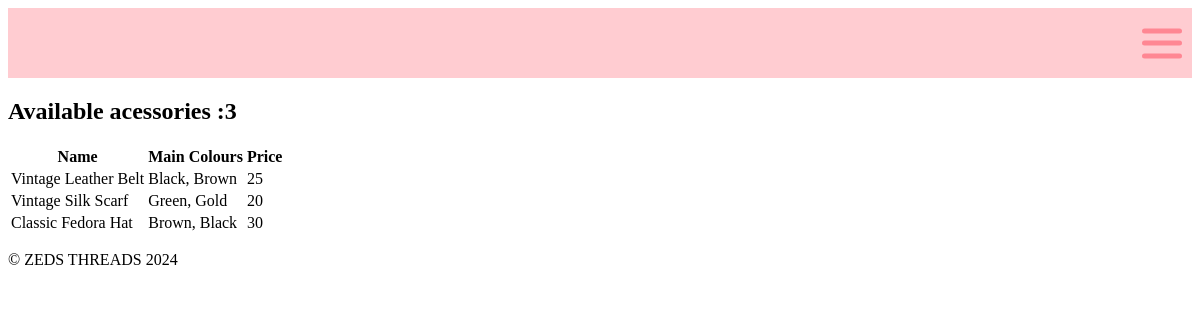
The app's page /acessories.html with its own data.
### tables this page shows
CREATE TABLE clothing_data (id INTEGER PRIMARY KEY, name TEXT (0, 100), main_colours TEXT (1, 100), price NUMERIC (1, 5), cat_id NUMERIC REFERENCES clothing_catergory (catergoryid));

### main.py (the view)
@app.route('/acessories.html')
def render_acessories():
    con = create_connection(DATABASE)
    if con:
        query = "SELECT name, main_colours, price FROM clothing_data WHERE cat_id = 6"
        cur = con.cursor()
        cur.execute(query)
        clothing_list = cur.fetchall()
        con.close()
        if clothing_list:
            return render_template('acessories.html', clothing=clothing_list)
        else:
            return render_template('acessories.html', clothing=[], message="No acessories found.")
    else:
        return "Error"

### main.py (called while the page is built)
def create_connection(db_file):
    try:
        connection = sqlite3.connect(db_file)
        return connection
    except Error as e:
        print(e)
    return None

### templates/acessories.html (shortened to what this page needs)
{% extends "base.html" %}
{% block main %}
<h2>Available acessories :3</h2>
<table>
    <tr>
        <th>Name</th>
        <th>Main Colours</th>
        <th>Price</th>
    </tr>
    {% for item in clothing %}
    <tr>
        <td>{{ item[0] }}</td>
        <td>{{ item[1] }}</td>
        <td>{{ item[2] }}</td>
    </tr>
    {% endfor %}
</table>
{% endblock %}

### records on screen
clothing_data: name "Vintage Leather Belt", main_colours "Black, Brown", price "25"
clothing_data: name "Vintage Silk Scarf", main_colours "Green, Gold", price "20"
clothing_data: name "Classic Fedora Hat", main_colours "Brown, Black", price "30"
